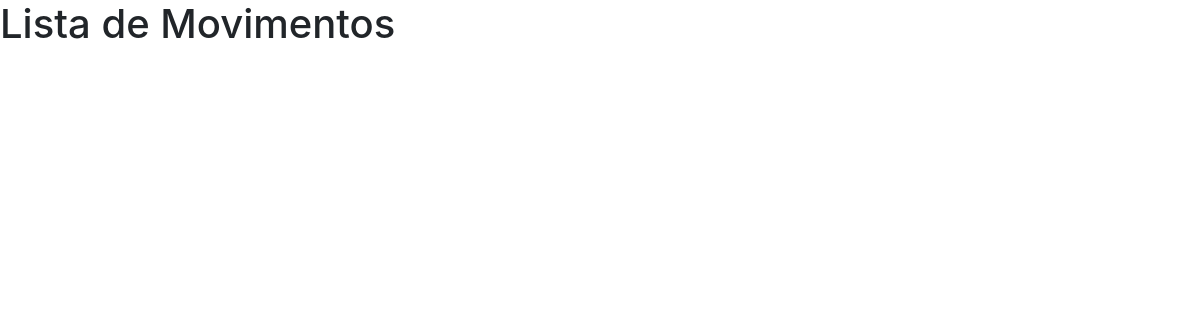
Page /listagem_movimentos/ (signed in) on the earlier database version.
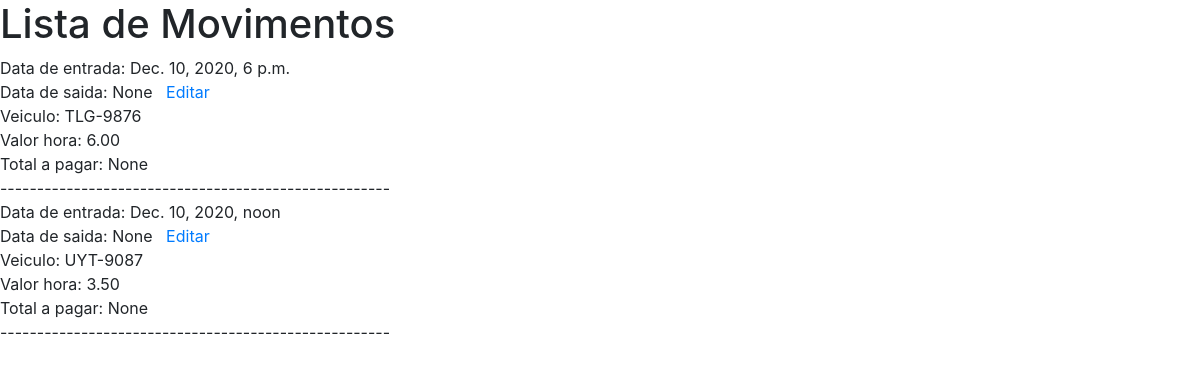
Same page on the later database version.
### core/models.py (models this page shows, shortened)
class Movimento(models.Model):
    data_entrada = models.DateTimeField(auto_now_add=None)
    data_saida = models.DateTimeField(auto_now_add=None, blank=True, null=True)
    id_veiculo = models.ForeignKey("Veiculo", on_delete=models.CASCADE)
    valor_hora = models.ForeignKey("Parametro", on_delete=models.CASCADE)
    total = models.DecimalField(max_digits=10, decimal_places=2, blank=True, null=True)
    class Meta:
        verbose_name_plural = 'Movimentos'

class Veiculo(models.Model):
    fabricante = models.CharField(max_length=50)
    modelo = models.CharField(max_length=50)
    ano = models.CharField(max_length=4, blank=True, null=True)
    cor = models.CharField(max_length=20, blank=True, null=True)
    placa = models.CharField(max_length=10)
    foto = models.ImageField(upload_to='fotos_veiculos', blank=True, null=True)
    id_cliente = models.ForeignKey("Cliente", on_delete=models.CASCADE)
    class Meta:
        verbose_name_plural = 'Veículos'

class Parametro(models.Model):
    descricao = models.CharField(max_length=20)
    valor = models.DecimalField(max_digits=8, decimal_places=2)
    class Meta:
        verbose_name_plural = 'Parâmetros'

### core/views.py (the view)
# urls.py: path('listagem_movimentos/', listagem_movimentos, name='url_listagem_movimentos'),
@login_required
def listagem_movimentos(request):
    dados = Movimento.objects.all()
    contexto = {'movimentos': dados}
    return render(request, 'core/listagem_movimentos.html', contexto)

### core/templates/core/listagem_movimentos.html (shortened to what this page needs)
{% extends 'base.html' %}
{% block main %}
    <h1>Lista de Movimentos</h1>
    {% for movimento in movimentos %}
        Data de entrada: {{ movimento.data_entrada }} <br>
        Data de saida: {{ movimento.data_saida }} &nbsp;
            <a href="{% url 'url_atualiza_movimento' movimento.id %}">Editar</a>
        <br>
        Veiculo: {{ movimento.id_veiculo.placa }} <br>
        Valor hora: {{ movimento.valor_hora.valor }} <br>
        Total a pagar: {{ movimento.total }} <br>
        ----------------------------------------------------- <br>
    {% endfor %}
{% endblock %}

Differences in the rows shown:
added Movimento: data_entrada "Dec. 10, 2020, 6 p.m.", data_saida "None", id_veiculo.placa "TLG-9876", valor_hora.valor "6.00", total "None"
added Movimento: data_entrada "Dec. 10, 2020, noon", data_saida "None", id_veiculo.placa "UYT-9087", valor_hora.valor "3.50", total "None"
